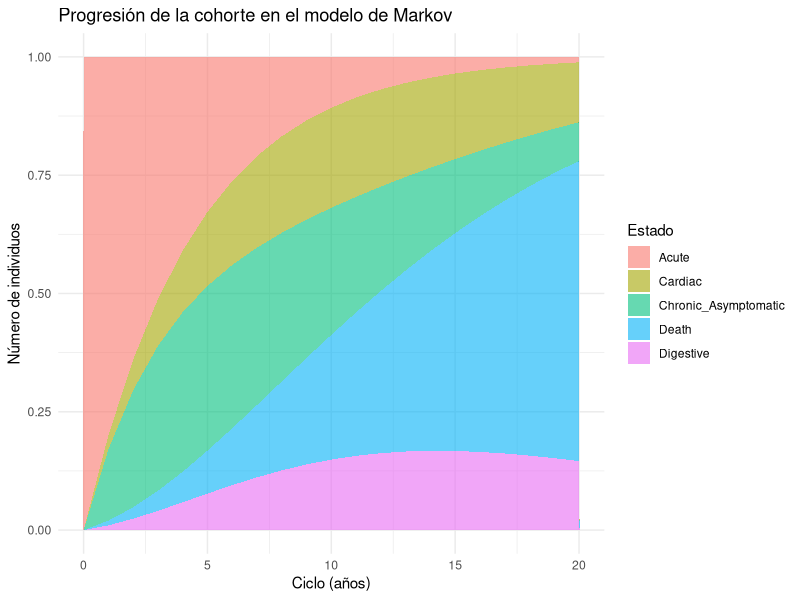

This figure's R source:
## ---- chunk 1
knitr::opts_chunk$set(echo = TRUE)
## ---- chunk 2
# Paquetes necesarios
library(dplyr)
library(ggplot2)
## ---- chunk 3
# Definir parámetros del modelo
horizon <- 20            # Horizonte temporal (en años)
cycle_length <- 1        # Longitud de cada ciclo (en años)
discount_rate <- 0.03    # Tasa de descuento anual

# Estados de salud
states <- c("Acute", "Chronic_Asymptomatic", "Cardiac", "Digestive", "Death")

# Probabilidades de transición entre estados
transition_matrix <- matrix(
  c(0.80, 0.15, 0.03, 0.01, 0.01,  # De Acute
    0.00, 0.85, 0.10, 0.03, 0.02,  # De Chronic_Asymptomatic
    0.00, 0.00, 0.85, 0.10, 0.05,  # De Cardiac
    0.00, 0.00, 0.00, 0.85, 0.15,  # De Digestive
    0.00, 0.00, 0.00, 0.00, 1.00), # De Death
  byrow = TRUE,
  nrow = length(states),
  dimnames = list(states, states)
)

# Costos y utilidades asociadas a cada estado
costs <- c(Acute = 500, Chronic_Asymptomatic = 100, Cardiac = 2000, Digestive = 1500, Death = 0)
utilities <- c(Acute = 0.80, Chronic_Asymptomatic = 0.90, Cardiac = 0.50, Digestive = 0.60, Death = 0.00)

# Estado inicial de la cohorte
initial_cohort <- c(1, 0, 0, 0, 0)  # Toda la cohorte inicia en "Acute"

# Crear matrices para almacenar resultados
state_counts <- matrix(0, nrow = horizon + 1, ncol = length(states))
state_counts[1, ] <- initial_cohort
total_costs <- numeric(horizon)
total_QALYs <- numeric(horizon)

# Simulación del modelo de Markov
for (cycle in 1:horizon) {
  # Distribución de la cohorte al final del ciclo
  state_counts[cycle + 1, ] <- state_counts[cycle, ] %*% transition_matrix
  
  # Costos y QALYs en este ciclo
  total_costs[cycle] <- sum(state_counts[cycle, ] * costs)
  total_QALYs[cycle] <- sum(state_counts[cycle, ] * utilities)
}

# Descuento de costos y QALYs
discount_factors <- (1 / (1 + discount_rate))^(0:(horizon - 1))
discounted_costs <- total_costs * discount_factors
discounted_QALYs <- total_QALYs * discount_factors

# Resultados acumulados
total_cost <- sum(discounted_costs)
total_QALY <- sum(discounted_QALYs)

# Imprimir resultados
cat("Costos totales descontados: $", round(total_cost, 2), "\n")
cat("QALYs totales descontados: ", round(total_QALY, 2), "\n")

# Visualización de la progresión de la cohorte
state_counts_df <- as.data.frame(state_counts)
colnames(state_counts_df) <- states
state_counts_df$Cycle <- 0:horizon
state_counts_long <- state_counts_df %>%
  tidyr::pivot_longer(cols = -Cycle, names_to = "State", values_to = "Count")

ggplot(state_counts_long, aes(x = Cycle, y = Count, fill = State)) +
  geom_area(alpha = 0.6) +
  labs(
    title = "Progresión de la cohorte en el modelo de Markov",
    x = "Ciclo (años)",
    y = "Número de individuos",
    fill = "Estado"
  ) +
  theme_minimal()
